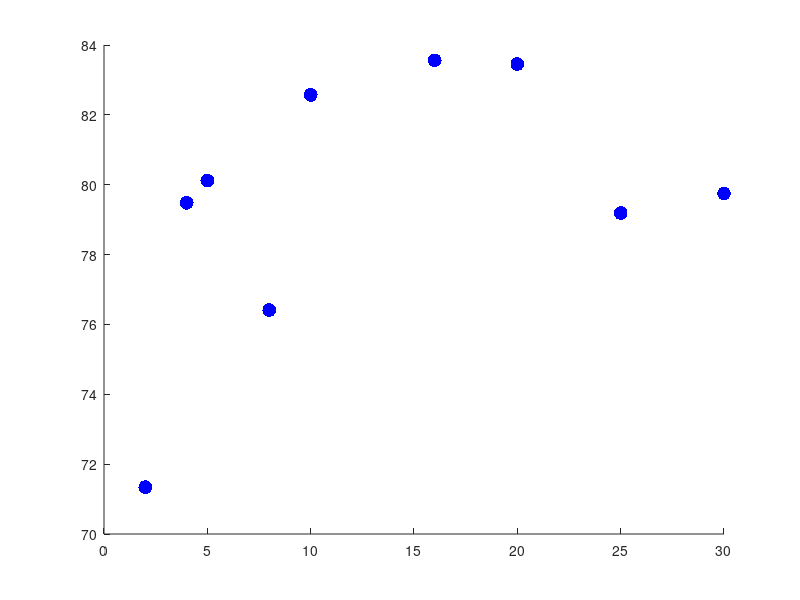

The MATLAB script that drew this image: (Note: this script raises an error after producing the figure.)
path = 'C:\Users\TERRA\Desktop\results';
% 定义网格分辨率和GLF值
resolutions = [2, 4, 5, 8, 10,16,20,25,30]; % 网格分辨率
glf_values = [71.3412,79.4827,80.1177,76.4124,82.5720,83.5626,83.4557,79.1898,79.7492]; % GLF值   不规则格网70.0665   1km 71.2734

figure
set(gcf,'color','w','position',[500 200 650 600]);
% 绘制散点图
scatter(resolutions, glf_values, 100, 'b', 'filled'); % 'b'代表蓝色，'filled'填充点

% % 拟合曲线（这里使用二次多项式）
% p = polyfit(resolutions, glf_values, 1); % 3表示3次多项式拟合
% 
% % 生成拟合曲线的x值范围
% x_fit = linspace(0, 50, 100);
% 
% % 计算拟合曲线的y值
% y_fit = polyval(p, x_fit);


% 拟合曲线（这里使用robustfit）
[b, stats] = robustfit(resolutions, glf_values);
% 生成拟合曲线的x值范围
x_fit = linspace(0, 32, 100);
% 计算拟合曲线的y值
y_fit = b(1) + b(2) * x_fit;
% 计算拟合误差
se = stats.se;

% 绘制拟合曲线
hold on;
plot(x_fit, y_fit, 'r', 'LineWidth', 2);

hold on;
y_line = 70.4268; % 不规则格网的GLF值
plot([0, 50], [y_line, y_line], 'k--', 'LineWidth', 2);

% % 添加灰影区域（观测区间） ,'Obs (Rignot et al.,2019)'
y_lower = 77.4 - 3.6; % 下限
y_upper = 77.4 + 3.6; % 上限
x_fill = [0, 50, 50, 0];
y_fill1 = [y_lower, y_lower, y_upper, y_upper];
% % 使用RGB颜色表示灰色，FaceAlpha设置透明度
patch(x_fill, y_fill1, [0.8, 0.8, 0.8], 'FaceAlpha', 0.3, 'EdgeColor', 'none');

% 添加灰影区域（观测区间）
y_lower2 = 61 - 5; % 下限
y_upper2 = 61 + 5; % 上限
y_fill2 = [y_lower2, y_lower2, y_upper2, y_upper2];
% 使用RGB颜色表示灰色，FaceAlpha设置透明度
patch(x_fill, y_fill2, [0.8, 0.8, 0.8], 'FaceAlpha', 0.7, 'EdgeColor', 'none');

% 设置坐标轴范围
xlim([0,32]);
set(gca,'xtick',[0 2 4 5 8 10 16 20 25 30]);
ylim([55, 98]);

% 添加标签和标题
xlabel('Grid size (km)','fontsize',15);
ylabel('GLF (Gt a^{-1})','fontsize',15);
% % % 绘制拟合误差阴影
% fill([x_fit, fliplr(x_fit)], [y_fit + se, fliplr(y_fit - se)], [0.8, 0.8, 0.8], 'FaceAlpha', 0.25, 'EdgeColor', 'none');

% 添加图例
legend('Uniform grids', 'Robust fit','Nonuniform grids','Obs (Rignot et al., 2019)','Obs (Zhou et al., 2019)', 'Location', 'NorthWest','fontsize',15);
set(gca,'linewidth',1,'fontsize',15,'fontweight','normal','fontname','time news roman');
% 显示图形
grid on;

box on
print(gcf, fullfile(path, 'GLF.png'), '-dpng', '-r1000');
%%
path = 'C:\Users\TERRA\Desktop\results';
% 定义网格分辨率和GLF值
resolutions = [2, 4, 5, 8, 10,16,20,25,30]; % 网格分辨率

glf_values = [0.5614,4.0548,1.5710,3.9205,14.3715,5.0297,8.2024,0.3957,1.8969];

figure
set(gcf,'color','w','position',[500 200 650 600]);
% 绘制散点图
scatter(resolutions, glf_values, 100, 'b', 'filled'); % 'b'代表蓝色，'filled'填充点

% % 拟合曲线（这里使用二次多项式）
% p = polyfit(resolutions, glf_values, 1); % 3表示3次多项式拟合
% 
% % 生成拟合曲线的x值范围
% x_fit = linspace(0, 50, 100);
% 
% % 计算拟合曲线的y值
% y_fit = polyval(p, x_fit);

hold on;
y_line = 0.6910; % 不规则格网的GLF值
plot([0, 50], [y_line, y_line], 'k--', 'LineWidth', 2);

% 设置坐标轴范围
xlim([0,32]);
set(gca,'xtick',[0 2 4 5 8 10 16 20 25 30]);
ylim([0, 10]);

% 添加标签和标题
xlabel('Grid size (km)','fontsize',15);
ylabel('Relative error of initial GLF to final GLF','fontsize',15);
% % % 绘制拟合误差阴影
% fill([x_fit, fliplr(x_fit)], [y_fit + se, fliplr(y_fit - se)], [0.8, 0.8, 0.8], 'FaceAlpha', 0.25, 'EdgeColor', 'none');

% 添加图例
legend('Uniform grids','Nonuniform grids', 'Location', 'NorthWest','fontsize',15);
set(gca,'linewidth',1,'fontsize',15,'fontweight','normal','fontname','time news roman');
% 显示图形
grid on;

box on
print(gcf, fullfile(path, 'GLFerror.png'), '-dpng', '-r1000');

%%
path = 'C:\Users\TERRA\Desktop\results';
% 定义网格分辨率和GLF值
resolutions = [2, 4, 5, 8, 10,16,20,25,30]; % 网格分辨率
glf_values = [71.3412,79.4827,80.1177,76.4124,82.5720,83.5626,83.4557,79.1898,79.7492]; % GLF值   不规则格网70.0665   1km 71.2734

figure
set(gcf,'color','w','position',[500 200 650 600]);
% 绘制散点图
scatter(resolutions, glf_values, 100, 'b', 'filled'); % 'b'代表蓝色，'filled'填充点

% 拟合曲线（这里使用二次多项式）
p = polyfit(resolutions, glf_values, 1); % 3表示3次多项式拟合

% 生成拟合曲线的x值范围
x_fit = linspace(0, 50, 100);

% 计算拟合曲线的y值
y_fit = polyval(p, x_fit);

% 绘制拟合曲线
hold on;
plot(x_fit, y_fit, 'r', 'LineWidth', 2);

hold on;
y_line = 70.4268; % 不规则格网的GLF值
plot([0, 50], [y_line, y_line], 'k--', 'LineWidth', 2);

% 添加灰影区域（观测区间）
y_lower = 77.4 - 3.6; % 下限
y_upper = 77.4 + 3.6; % 上限
x_fill = [0, 50, 50, 0];
y_fill = [y_lower, y_lower, y_upper, y_upper];
% 使用RGB颜色表示灰色，FaceAlpha设置透明度
patch(x_fill, y_fill, [0.8, 0.8, 0.8], 'FaceAlpha', 0.5, 'EdgeColor', 'none');



% 设置坐标轴范围
xlim([0,32]);
set(gca,'xtick',[0 2 4 5 8 10 16 20 25 30]);
ylim([68, 93]);

% 添加标签和标题
xlabel('Grid size (km)','fontsize',15);
ylabel('GLF (Gt a^{-1})','fontsize',15);

% 添加图例
legend('Uniform grids', 'Fitted line','Nonuniform grids','Obs (Rignot et al.,2019)', 'Location', 'northwest','fontsize',15);
set(gca,'linewidth',1,'fontsize',15,'fontweight','normal','fontname','time news roman');
% 显示图形
grid on;

box on
% print(gcf, fullfile(path, 'GLF.png'), '-dpng', '-r1000');